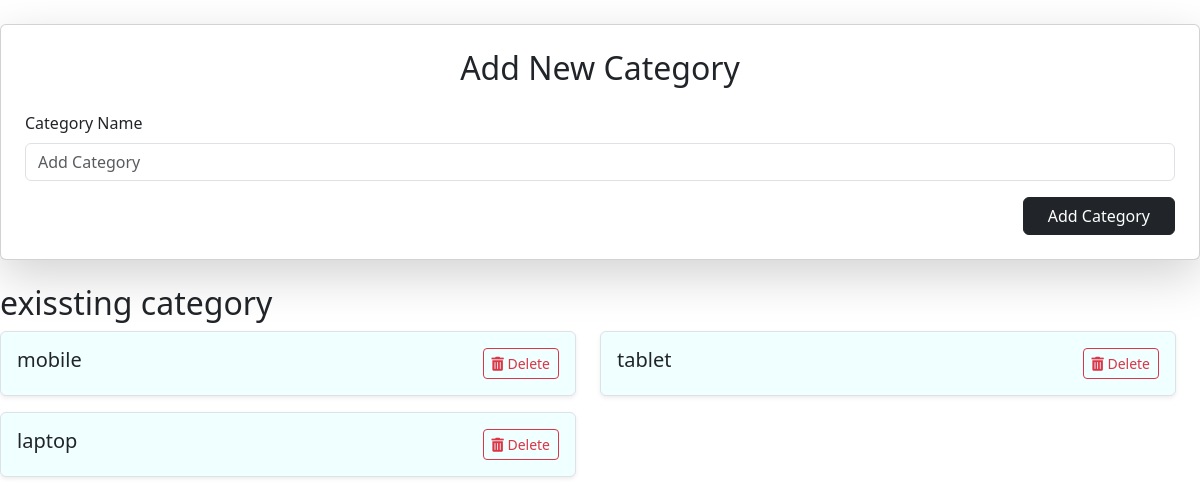
/category (signed in), run on an earlier commit of the app's database.
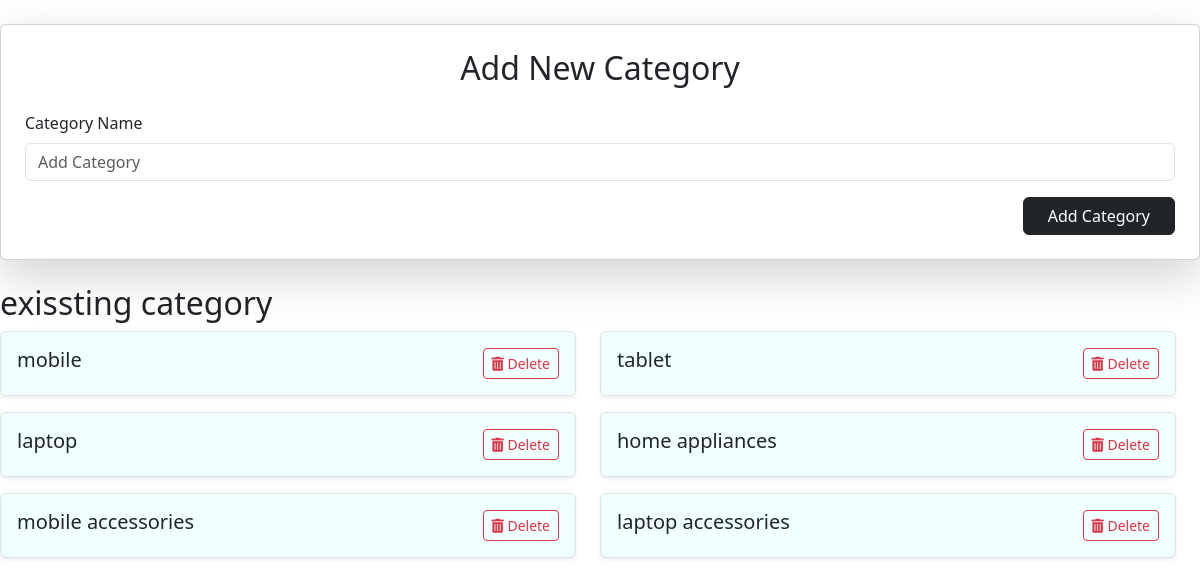
And on a later commit of the database.
### app/models.py (models this page shows)
class Category(models.Model):
    name=models.TextField()

### app/views.py (the view)
# urls.py: path('category',views.add_category),
def add_category(req):
    if 'admin' in req.session:
        if req.method == 'POST':
            name = req.POST['name']
            Category.objects.create(name=name.lower())
            categories = Category.objects.all()
            return render(req, 'admin/add_category.html', {'categories': categories})
        else:
            categories = Category.objects.all()
            return render(req, 'admin/add_category.html', {'categories': categories})
    else:
          return redirect(log)

### templates/admin/add_category.html (shortened to what this page needs)
<!DOCTYPE html>
<html lang="en">
<head>
<link href="https://cdn.jsdelivr.net/npm/bootstrap@5.3.0/dist/css/bootstrap.min.css" rel="stylesheet">
<link href="https://cdnjs.cloudflare.com/ajax/libs/font-awesome/5.15.4/css/all.min.css" rel="stylesheet">
    <link href="https://cdn.jsdelivr.net/npm/bootstrap@5.3.0-alpha1/dist/css/bootstrap.min.css" rel="stylesheet">
</head>
<body>
    <div class="card shadow-lg p-4 my-4 admin-card">
        <h2 class="text-center mb-4">Add New Category</h2>
        <form method="post" enctype="multipart/form-data">
            <div class="mb-3">
                <label for="c_name" class="form-label">Category Name</label>
                <input type="text" class="form-control" id="c_name" name="name" placeholder="Add Category" required>
            </div>
            <div class="d-flex justify-content-end">
                <button type="submit" class="btn btn-dark px-4">Add Category</button>
            </div>
        </form>
    </div>
<h2>exissting category</h2>
    <div class="main-content mt-0 ms-0 w-100">
        <div class="row w-100">
            {% for cat in categories %}
            <div class="col-12 mb-3 d-flex w-50">
                <div class="d-flex w-100 align-items-center border p-3 rounded shadow-sm" style="background-color: azure;">
                    <div class="ml-3 w-100">
                        <div class="d-flex justify-content-between">
                            <h5 class="mb-0 text-truncate">{{ cat.name }}</h5>
                            <a href="{% url 'delete_category' cat.id %}" class="btn btn-outline-danger btn-sm" onclick="return confirm('Are you sure you want to delete this category?');">
                                <i class="fas fa-trash-alt"></i> Delete
                            </a>
                        </div>
                    </div>
                </div>
            </div>
            {% endfor %}
</body>
</html>

What changed in the data, as far as the page shows it:
added Category: name "home appliances"
added Category: name "mobile accessories"
added Category: name "laptop accessories"
